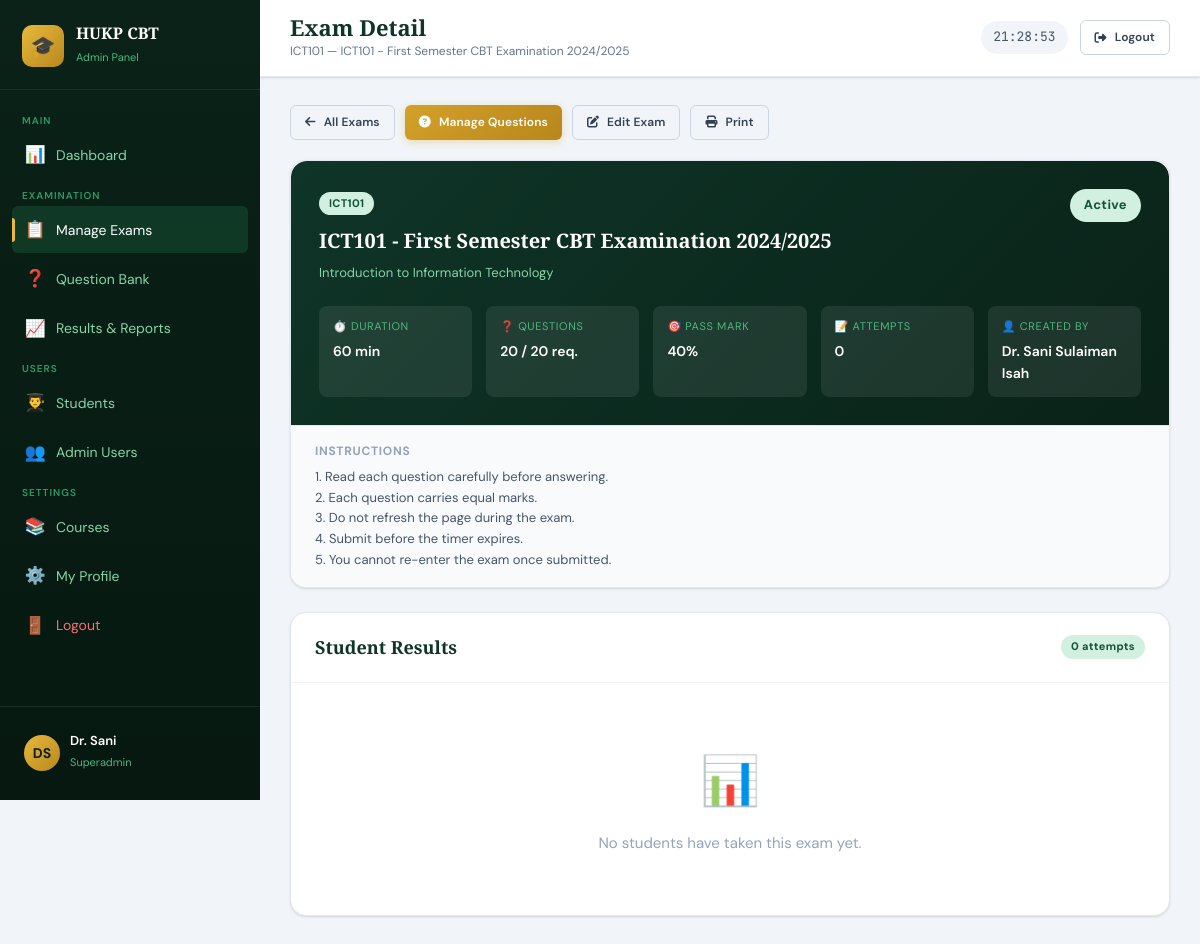
Page /admin/exam_detail.php?id=1 (signed in) on the committed database.
### tables this page shows
CREATE TABLE exams (
    id INT AUTO_INCREMENT PRIMARY KEY,
    course_id INT NOT NULL,
    exam_title VARCHAR(200) NOT NULL,
    instructions TEXT,
    duration_minutes INT NOT NULL DEFAULT 60,
    total_questions INT NOT NULL DEFAULT 40,
    pass_score INT NOT NULL DEFAULT 40,
    max_score INT NOT NULL DEFAULT 100,
    start_time DATETIME NULL,
    end_time DATETIME NULL,
    status ENUM('draft','active','closed') DEFAULT 'draft',
    shuffle_questions TINYINT(1) DEFAULT 1,
    shuffle_options TINYINT(1) DEFAULT 1,
    created_by INT NOT NULL,
    created_at TIMESTAMP DEFAULT CURRENT_TIMESTAMP,
    FOREIGN KEY (course_id) REFERENCES courses(id) ON DELETE CASCADE,
    FOREIGN KEY (created_by) REFERENCES admins(id)
);

CREATE TABLE courses (
    id INT AUTO_INCREMENT PRIMARY KEY,
    department_id INT NOT NULL,
    course_code VARCHAR(20) NOT NULL UNIQUE,
    course_title VARCHAR(200) NOT NULL,
    credit_units INT DEFAULT 2,
    created_at TIMESTAMP DEFAULT CURRENT_TIMESTAMP,
    FOREIGN KEY (department_id) REFERENCES departments(id) ON DELETE CASCADE
);

### includes/config.php (called while the page is built, shortened)
<?php
function sanitize(string $input): string {
    return htmlspecialchars(trim($input), ENT_QUOTES, 'UTF-8');
}

### admin/exam_detail.php (the view, shortened to what this page needs)
<?php
require_once '../includes/config.php';
$db = getDB();
$currentPage = 'exams';
$examId = isset($_GET['id']) ? (int)$_GET['id'] : 0;
$exam = $db->prepare("SELECT e.*,c.course_code,c.course_title,a.full_name AS creator FROM exams e JOIN courses c ON e.course_id=c.id JOIN admins a ON e.created_by=a.id WHERE e.id=?");
$exam->execute([$examId]);
$exam = $exam->fetch();
$pageTitle    = 'Exam Detail';
$pageSubtitle = sanitize($exam['course_code']) . ' — ' . sanitize($exam['exam_title']);
$questionCount = $db->prepare("SELECT COUNT(*) FROM questions WHERE exam_id=?");
$questionCount->execute([$examId]);
$questionCount = $questionCount->fetchColumn();
$results = $db->query("
    SELECT r.*, s.full_name, s.reg_number, s.level
    FROM results r
    JOIN students s ON r.student_id=s.id
    WHERE r.exam_id=$examId
    ORDER BY r.percentage DESC
")->fetchAll();
$totalAttempts = count($results);
include '../includes/admin_header.php';
?>
<div style="display:flex;gap:10px;margin-bottom:20px">
  <a href="exams.php" class="btn btn-outline btn-sm"><i class="fas fa-arrow-left"></i> All Exams</a>
  <a href="questions.php?exam_id=<?= $examId ?>" class="btn btn-gold btn-sm"><i class="fas fa-question-circle"></i> Manage Questions</a>
  <a href="exam_create.php?edit=<?= $examId ?>" class="btn btn-outline btn-sm"><i class="fas fa-edit"></i> Edit Exam</a>
  <button onclick="window.print()" class="btn btn-outline btn-sm"><i class="fas fa-print"></i> Print</button>
</div>
<div class="card mb-6">
  <div style="background:linear-gradient(135deg,var(--green-800),var(--green-900));padding:28px;border-radius:var(--radius-lg) var(--radius-lg) 0 0">
    <div style="display:flex;align-items:flex-start;justify-content:space-between;gap:20px;flex-wrap:wrap">
      <div>
        <span class="badge badge-green" style="margin-bottom:10px"><?= sanitize($exam['course_code']) ?></span>
        <h2 style="font-family:var(--font-display);color:white;font-size:20px;margin-bottom:6px"><?= sanitize($exam['exam_title']) ?></h2>
        <p style="color:var(--green-200);font-size:13px"><?= sanitize($exam['course_title']) ?></p>
      </div>
      <?php $badgeClass = match($exam['status']) { 'active'=>'badge-green','closed'=>'badge-slate',default=>'badge-gold' }; ?>
      <span class="badge <?= $badgeClass ?>" style="font-size:13px;padding:6px 14px"><?= ucfirst($exam['status']) ?></span>
    </div>
    <div style="display:grid;grid-template-columns:repeat(5,1fr);gap:14px;margin-top:22px">
      <?php $info = [
        ['⏱️','Duration',$exam['duration_minutes'].' min'],
        ['❓','Questions',"$questionCount / {$exam['total_questions']} req."],
        ['🎯','Pass Mark',$exam['pass_score'].'%'],
        ['📝','Attempts',$totalAttempts],
        ['👤','Created by',$exam['creator']],
      ]; ?>
      <?php foreach ($info as [$icon,$label,$val]): ?>
      <div style="background:rgba(255,255,255,.08);padding:12px 14px;border-radius:8px">
        <div style="font-size:11px;color:var(--green-300);text-transform:uppercase;letter-spacing:.06em"><?= $icon ?> <?= $label ?></div>
        <div style="font-size:14px;font-weight:600;color:white;margin-top:4px"><?= sanitize($val) ?></div>
      </div>
      <?php endforeach; ?>
    </div>
  </div>
  <?php if ($exam['instructions']): ?>
  <div style="padding:16px 24px;background:var(--slate-50);border-top:1px solid var(--slate-200)">
    <p style="font-size:12px;font-weight:700;color:var(--slate-400);text-transform:uppercase;letter-spacing:.06em;margin-bottom:6px">Instructions</p>
    <p style="font-size:13px;color:var(--slate-600);white-space:pre-line"><?= sanitize($exam['instructions']) ?></p>
  </div>
  <?php endif; ?>
</div>
<div class="card">
  <div class="card-header">
    <h3>Student Results</h3>
    <span class="badge badge-green"><?= $totalAttempts ?> attempts</span>
  </div>
  <?php if (empty($results)): ?>
  <div class="empty-state"><div class="icon">📊</div><p>No students have taken this exam yet.</p></div>
  <?php endif; ?>
</div>
<?php include '../includes/admin_footer.php'; ?>

### includes/admin_header.php (shortened to what this page needs)
<?php
$adminName = $_SESSION['admin_name'] ?? 'Administrator';
$adminRole = $_SESSION['admin_role'] ?? 'admin';
$initials   = strtoupper(implode('', array_map(fn($w) => $w[0], explode(' ', $adminName))));
$initials   = substr($initials, 0, 2);
?>
<!DOCTYPE html>
<html lang="en">
<head>
<link rel="stylesheet" href="<?= BASE_URL ?>css/style.css">
<link rel="stylesheet" href="https://cdnjs.cloudflare.com/ajax/libs/font-awesome/6.5.0/css/all.min.css">
</head>
<body>
<div class="dashboard-layout">
<aside class="sidebar" id="sidebar">
  <div class="sidebar-header">
    <div class="sidebar-logo">🎓</div>
    <div class="sidebar-brand">
      <h2>HUKP CBT</h2>
      <span>Admin Panel</span>
    </div>
  </div>
  <nav class="sidebar-nav">
    <span class="nav-section-label">Main</span>
    <a href="<?= BASE_URL ?>admin/dashboard.php" class="nav-item <?= ($currentPage??'')=='dashboard'?'active':'' ?>">
      <span class="nav-icon">📊</span> Dashboard
    </a>
    <span class="nav-section-label">Examination</span>
    <a href="<?= BASE_URL ?>admin/exams.php" class="nav-item <?= ($currentPage??'')=='exams'?'active':'' ?>">
      <span class="nav-icon">📋</span> Manage Exams
    </a>
    <a href="<?= BASE_URL ?>admin/questions.php" class="nav-item <?= ($currentPage??'')=='questions'?'active':'' ?>">
      <span class="nav-icon">❓</span> Question Bank
    </a>
    <a href="<?= BASE_URL ?>admin/results.php" class="nav-item <?= ($currentPage??'')=='results'?'active':'' ?>">
      <span class="nav-icon">📈</span> Results & Reports
    </a>
    <span class="nav-section-label">Users</span>
    <a href="<?= BASE_URL ?>admin/students.php" class="nav-item <?= ($currentPage??'')=='students'?'active':'' ?>">
      <span class="nav-icon">👨‍🎓</span> Students
    </a>
    <?php if ($adminRole === 'superadmin'): ?>
    <a href="<?= BASE_URL ?>admin/admins.php" class="nav-item <?= ($currentPage??'')=='admins'?'active':'' ?>">
      <span class="nav-icon">👥</span> Admin Users
    </a>
    <?php endif; ?>
    <span class="nav-section-label">Settings</span>
    <a href="<?= BASE_URL ?>admin/courses.php" class="nav-item <?= ($currentPage??'')=='courses'?'active':'' ?>">
      <span class="nav-icon">📚</span> Courses
    </a>
    <a href="<?= BASE_URL ?>admin/profile.php" class="nav-item <?= ($currentPage??'')=='profile'?'active':'' ?>">
      <span class="nav-icon">⚙️</span> My Profile
    </a>
    <a href="<?= BASE_URL ?>admin/logout.php" class="nav-item" style="color:#f87171">
      <span class="nav-icon">🚪</span> Logout
    </a>
  </nav>
  <div class="sidebar-footer">
    <div class="sidebar-user">
      <div class="user-avatar gold"><?= $initials ?></div>
      <div class="user-info">
        <h4><?= sanitize(explode(' ', $adminName)[0] . ' ' . (explode(' ', $adminName)[1] ?? '')) ?></h4>
        <span><?= ucfirst($adminRole) ?></span>
      </div>
    </div>
  </div>
</aside>
<div class="main-content">
  <div class="topbar">
    <div class="topbar-title">
      <h1><?= $pageTitle ?? 'Dashboard' ?></h1>
      <?php if (!empty($pageSubtitle)): ?>
      <p><?= $pageSubtitle ?></p>
      <?php endif; ?>
    </div>
    <div class="topbar-actions">
      <span class="topbar-time" id="clock">--:--:--</span>
      <a href="<?= BASE_URL ?>admin/logout.php" class="btn btn-outline btn-sm">
        <i class="fas fa-sign-out-alt"></i> Logout
      </a>
    </div>
  </div>
  <div class="page-content">

### rows in the picture
exams: pageSubtitle "ICT101 — ICT101 - First Semester CBT Examination 2024/2025", course.course_code "ICT101", exam_title "ICT101 - First Semester CBT Examination 2024/2025", course.course_title "Introduction to Information Technology", status "Active", created_by.full_name "Dr. Sani Sulaiman Isah", instructions "1. Read each question carefully before answering. 2. Each question carries equal marks. 3. Do not refresh the page during the exam. 4. Submit before the timer expires. 5. You cannot re-enter the exam once submitted."

### other values in the picture
$initials "DS"
$adminRole "Superadmin"
$pageTitle "Exam Detail"
$icon "⏱️"
$label "DURATION"
$val "60 min"
$icon "❓"
$label "QUESTIONS"
$val "20 / 20 req."
$icon "🎯"
$label "PASS MARK"
$val "40%"
$icon "📝"
$label "ATTEMPTS"
$val "0"
